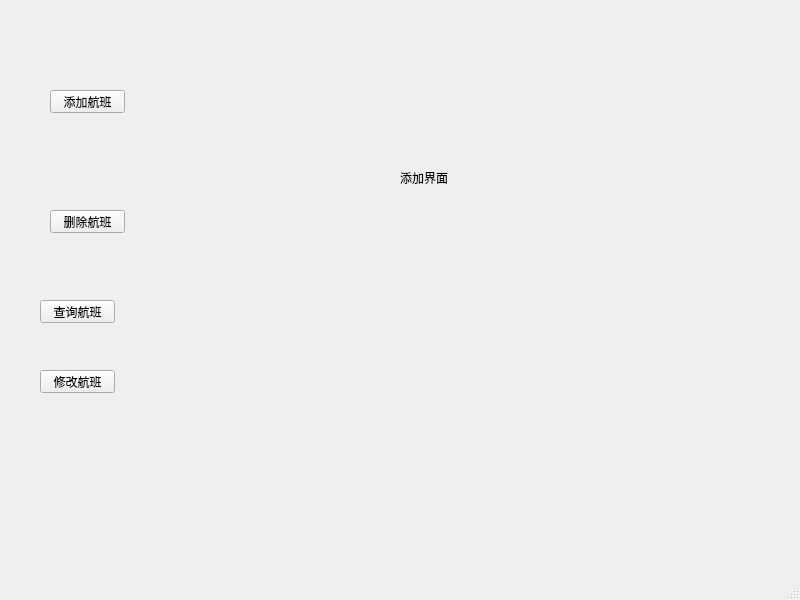
<?xml version="1.0" encoding="UTF-8"?>
<ui version="4.0">
 <class>admin_form</class>
 <widget class="QMainWindow" name="admin_form">
  <property name="geometry">
   <rect>
    <x>0</x>
    <y>0</y>
    <width>800</width>
    <height>600</height>
   </rect>
  </property>
  <property name="windowTitle">
   <string>admin_form</string>
  </property>
  <widget class="QWidget" name="centralwidget">
   <widget class="QStackedWidget" name="stackedWidget">
    <property name="geometry">
     <rect>
      <x>170</x>
      <y>50</y>
      <width>561</width>
      <height>451</height>
     </rect>
    </property>
    <property name="currentIndex">
     <number>0</number>
    </property>
    <widget class="QWidget" name="page">
     <widget class="QLabel" name="label">
      <property name="geometry">
       <rect>
        <x>230</x>
        <y>120</y>
        <width>53</width>
        <height>15</height>
       </rect>
      </property>
      <property name="text">
       <string>添加界面</string>
      </property>
     </widget>
    </widget>
    <widget class="QWidget" name="page_4">
     <widget class="QLabel" name="label_2">
      <property name="geometry">
       <rect>
        <x>210</x>
        <y>160</y>
        <width>53</width>
        <height>15</height>
       </rect>
      </property>
      <property name="text">
       <string>删除界面</string>
      </property>
     </widget>
    </widget>
    <widget class="QWidget" name="page_3">
     <widget class="QLabel" name="label_3">
      <property name="geometry">
       <rect>
        <x>250</x>
        <y>180</y>
        <width>53</width>
        <height>15</height>
       </rect>
      </property>
      <property name="text">
       <string>查询界面</string>
      </property>
     </widget>
    </widget>
    <widget class="QWidget" name="page_2">
     <widget class="QLabel" name="label_4">
      <property name="geometry">
       <rect>
        <x>230</x>
        <y>160</y>
        <width>53</width>
        <height>15</height>
       </rect>
      </property>
      <property name="text">
       <string>修改界面</string>
      </property>
     </widget>
    </widget>
   </widget>
   <widget class="QPushButton" name="pushButton">
    <property name="geometry">
     <rect>
      <x>50</x>
      <y>90</y>
      <width>75</width>
      <height>23</height>
     </rect>
    </property>
    <property name="text">
     <string>添加航班</string>
    </property>
   </widget>
   <widget class="QPushButton" name="pushButton_2">
    <property name="geometry">
     <rect>
      <x>50</x>
      <y>210</y>
      <width>75</width>
      <height>23</height>
     </rect>
    </property>
    <property name="text">
     <string>删除航班</string>
    </property>
   </widget>
   <widget class="QPushButton" name="pushButton_3">
    <property name="geometry">
     <rect>
      <x>40</x>
      <y>300</y>
      <width>75</width>
      <height>23</height>
     </rect>
    </property>
    <property name="text">
     <string>查询航班</string>
    </property>
   </widget>
   <widget class="QPushButton" name="pushButton_4">
    <property name="geometry">
     <rect>
      <x>40</x>
      <y>370</y>
      <width>75</width>
      <height>23</height>
     </rect>
    </property>
    <property name="text">
     <string>修改航班</string>
    </property>
   </widget>
  </widget>
  <widget class="QMenuBar" name="menubar">
   <property name="geometry">
    <rect>
     <x>0</x>
     <y>0</y>
     <width>800</width>
     <height>21</height>
    </rect>
   </property>
  </widget>
  <widget class="QStatusBar" name="statusbar"/>
 </widget>
 <resources/>
 <connections/>
</ui>
